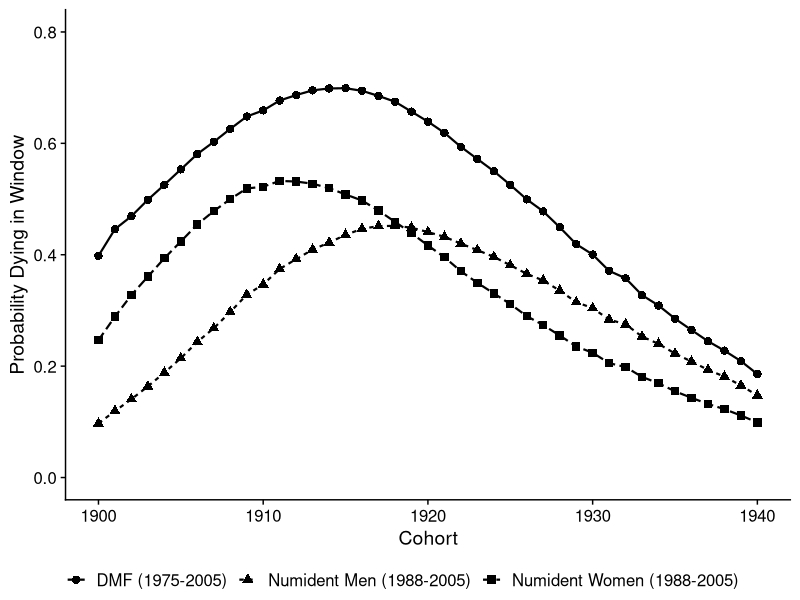

Here is the R script that generated this plot:
## ---- chunk 1
## Library packages
library(data.table)
library(tidyverse)
library(cowplot)
library(here)
## ---- chunk 2
hmd_mort <- fread(here("vignettes/assess_match_quality/data/cMx_1x1.txt"))

years <- 1900:1940
result <- list()

for (i in years){
  
## dying between 65 and 95 
p25_65 <- hmd_mort %>% 
  filter(Year == i) %>% 
  filter(Male != ".") %>% 
  mutate(Male = as.numeric(Male)) %>% 
  mutate(qx = Male / (1 + 0.5 * Male)) %>% 
  mutate(px = 1 - qx) %>% 
  filter(Age %in% (1975-i):(2005-i)) %>% 
  summarize(prod(px))

## dying between 25 and 65 
p35_30 <- hmd_mort %>% 
  filter(Year == i) %>% 
  filter(Male != ".") %>% 
  mutate(Male = as.numeric(Male)) %>% 
  mutate(qx = Male / (1 + 0.5 * Male)) %>% 
  mutate(px = 1 - qx) %>% 
  filter(Age %in% (1940-i):(1975-i-1)) %>% 
  summarize(prod(px))

 prob = (p35_30) * (1-p25_65)

result[[i]] <- tibble(cohort = i,
                        prop_dying = as.numeric(prob))

}
dmf <- bind_rows(result) %>% 
    mutate(dataset = "DMF (1975-2005)")

## ---- chunk 3
years <- 1900:1940
result <- list()

for (i in years){
  
## dying between 65 and 95 
p25_65 <- hmd_mort %>% 
  filter(Year == i) %>% 
  filter(Male != ".") %>% 
  mutate(Male = as.numeric(Male)) %>% 
  mutate(qx = Male / (1 + 0.5 * Male)) %>% 
  mutate(px = 1 - qx) %>% 
  filter(Age %in% (1988-i):(2005-i)) %>% 
  summarize(prod(px))

## dying between 25 and 65 
p35_30 <- hmd_mort %>% 
  filter(Year == i) %>% 
  filter(Male != ".") %>% 
  mutate(Male = as.numeric(Male)) %>% 
  mutate(qx = Male / (1 + 0.5 * Male)) %>% 
  mutate(px = 1 - qx) %>% 
  filter(Age %in% (1940-i):(1988-i-1)) %>% 
  summarize(prod(px))

 prob = (p35_30) * (1-p25_65)

result[[i]] <- tibble(cohort = i,
                        prop_dying = as.numeric(prob))

}

numident <- bind_rows(result) %>% 
  mutate(dataset = "Numident Men (1988-2005)")
## ---- chunk 4
years <- 1900:1940
result <- list()

for (i in years){
  
## dying between 65 and 95 
p25_65 <- hmd_mort %>% 
  filter(Year == i) %>% 
  filter(Female != ".") %>% 
  mutate(Female = as.numeric(Female)) %>% 
  mutate(qx = Female / (1 + 0.5 * Female)) %>% 
  mutate(px = 1 - qx) %>% 
  filter(Age %in% (1988-i):(2005-i)) %>% 
  summarize(prod(px))

## dying between 25 and 65 
p35_30 <- hmd_mort %>% 
  filter(Year == i) %>% 
  filter(Female != ".") %>% 
  mutate(Female = as.numeric(Female)) %>% 
  mutate(qx = Female / (1 + 0.5 * Female)) %>% 
  mutate(px = 1 - qx) %>% 
  filter(Age %in% (1940-i):(1988-i-1)) %>% 
  summarize(prod(px))

 prob = (p35_30) * (1-p25_65)

result[[i]] <- tibble(cohort = i,
                        prop_dying = as.numeric(prob))

}

numident_women <- bind_rows(result) %>% 
  mutate(dataset = "Numident Women (1988-2005)")
## ---- chunk 5
write_csv(numident, here("vignettes/assess_match_quality/data/numident_death_prop.csv"))
write_csv(numident_women, here("vignettes/assess_match_quality/data/numident_women_death_prop.csv"))
write_csv(dmf, here("vignettes/assess_match_quality/data/dmf_death_prop.csv"))
## ---- chunk 6
prob_dying_window_plot <- dmf %>% 
  bind_rows(numident) %>% 
  bind_rows(numident_women) %>% 
  ggplot(aes(x = cohort, y = prop_dying, linetype = dataset, shape = dataset)) + 
  geom_line(size = .75) + 
  geom_point(size = 2.5) + 
  theme_cowplot() + 
  labs(y = "Probability Dying in Window",
       x = "Cohort" ) + 
  ylim(0, 0.8) + 
  theme(legend.position = "bottom", legend.title = element_blank())


ggsave(prob_dying_window_plot, 
       filename = here("vignettes/assess_match_quality/figs/prob_dying_in_window.pdf"),
       height = 6, width = 8)
